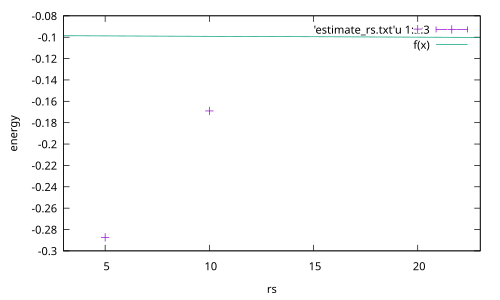

Source code (gnuplot):
f(x)=a*(x-beta_opt)
# the value at beta=2 is excluded from the fit because it would require
# a higher order polynomial
fit [4:21]f(x)'estimate_rs.txt'u 1:2:3 via a,beta_opt
set xrange [3:23]
set xlabel'rs'
set ylabel'energy'
set term pdf
set out 'C1_opt.pdf'
plot 'estimate_rs.txt'u 1:2:3 w e,f(x)
set term wxt
rep
